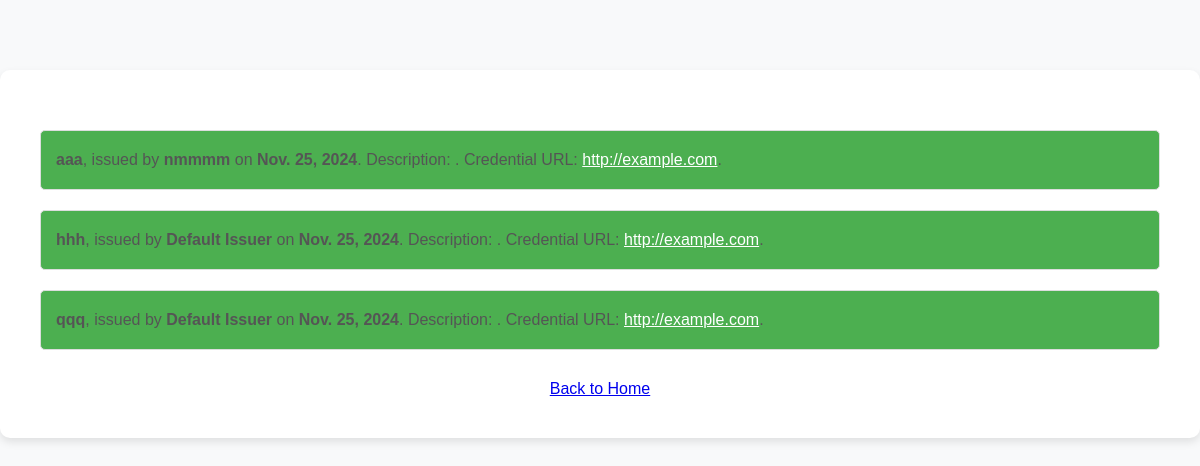
/certification/ (signed in), run on the app's committed database.
### Portfolio_app/models.py (models this page shows, shortened)
class Certification(models.Model):
    user = models.ForeignKey(User, on_delete=models.CASCADE)
    name = models.CharField(max_length=255)
    issued_by = models.CharField(max_length=255,default="Default Issuer")
    date_issued = models.DateField(default=now)
    url = models.URLField(default="http://example.com",blank=True,null=True)
    description = models.TextField(default="")

### Portfolio_app/views.py (the view)
# urls.py: path('certification/', views.certification_details, name='certification_details'),
def certification_details(request, pk=None):
    certification = Certification.objects.filter(user=request.user)
    return render(request, 'certification.html', {'certification': certification})

### Portfolio_app/Templates/certification.html (shortened to what this page needs)
<!DOCTYPE html>
<html lang="en">
<head>
</head>
<body>
    <div class="container">
        <div class="certification-details">
            {% if certification %}
                {% for certification in certification %}
                <div class="certification-item">
                    <p>
                        <strong>{{ certification.name }}</strong>, issued by <strong>{{ certification.issued_by }}</strong>
                        on <strong>{{ certification.date_issued }}</strong>.
                        Description: {{ certification.description }}.
                        {% if certification.url %}
                        Credential URL: <a href="{{ certification.url }}" target="_blank">{{ certification.url }}</a>.
                        {% endif %}
                    </p>
                </div>
                {% endfor %}
            {% else %}
                <p>No certifications available.</p>
            {% endif %}
        </div>
        <div class="back-link">
            <a href="{% url 'home' %}">Back to Home</a>
        </div>
    </div>
</body>
</html>

### Portfolio_app/Templates/certification.html (style rules this page uses)
body { font-family: Arial, sans-serif; background-color: #f8f9fa; margin: 0; padding: 0; }
.container { width: 60% max-width: 800px; margin: 70px auto; padding: 40px; background: #fff; border-radius: 10px; box-shadow: 0 4px 8px rgba(0, 0, 0, 0.1); }
.certification-details { margin-top: 20px; }
.certification-item { margin-bottom: 20px; padding: 15px; border: 1px solid #ddd; border-radius: 5px; background-color: #4CAF50; color: white; }
.certification-item p { margin: 5px 0; color: #555; }
.certification-item a { color: #ffffff; text-decoration: underline; }
.back-link { display: block; text-align: center; margin-top: 30px; font-size: 16px; color: #007bff; text-decoration: none; }

### data on the page
Certification: name "aaa", issued_by "nmmmm", date_issued "Nov. 25, 2024", url "http://example.com"
Certification: name "hhh", issued_by "Default Issuer", date_issued "Nov. 25, 2024", url "http://example.com"
Certification: name "qqq", issued_by "Default Issuer", date_issued "Nov. 25, 2024", url "http://example.com"
